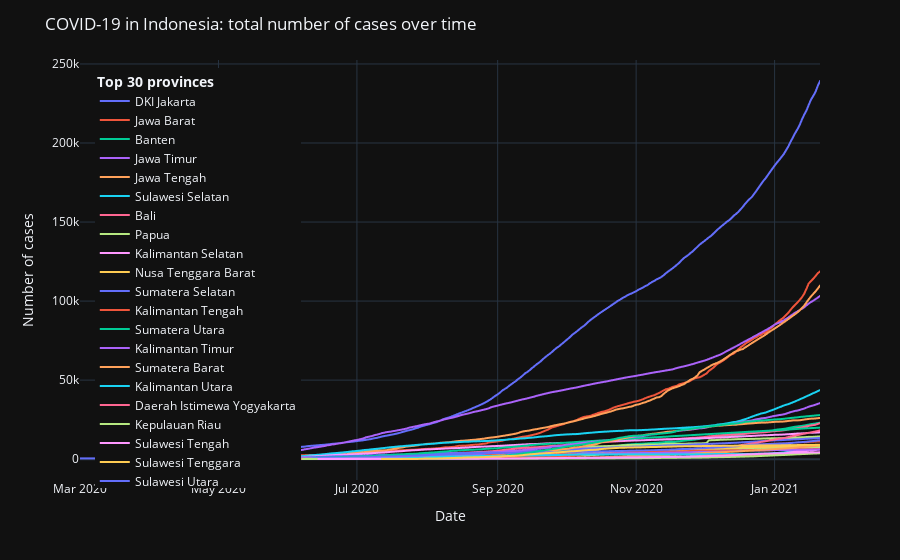

The notebook cell saved with this chart:
### Code cell
pd.options.mode.chained_assignment = None
limit = 30
group = data.groupby(ColumnsData.province)
t = group.tail(1).sort_values(ColumnsData.cases, ascending=False).set_index(ColumnsData.province).drop(
    columns=[ColumnsData.date])

s = data[(data[ColumnsData.province].isin([i for i in t.index[:limit]]))]
s = s[(s[ColumnsData.cases] >= 100)]

# vis_lp = visualization line plot
vis_lp2 = px.line(s, x=ColumnsData.date, y=ColumnsData.cases, color=ColumnsData.province, template="plotly_dark")
vis_lp2.update_layout(title='COVID-19 in Indonesia: total number of cases over time',
                      xaxis_title=ColumnsData.date, yaxis_title='Number of cases',
                      legend_title='<b>Top %s provinces</b>' % limit,
                      legend=dict(x=0.02, y=0.98))
vis_lp2.show()

### Figure 1 — Plotly figure (JSON) as saved in the notebook; plotly's stock layout.template omitted (floating-point values rounded to 4 significant figures; data arrays with more than 128 entries replaced by an {"elided": "..."} marker saying what was removed)
{"data": [{"hovertemplate": "Province=DKI Jakarta<br>Date=%{x}<br>Total Cases=%{y}<extra></extra>", "legendgroup": "DKI Jakarta", "line": {"color": "#636efa", "dash": "solid"}, "mode": "lines", "name": "DKI Jakarta", "showlegend": true, "type": "scattergl", "x": {"elided": "327 str values"}, "xaxis": "x", "y": {"elided": "327 int values"}, "yaxis": "y"}, {"hovertemplate": "Province=Jawa Barat<br>Date=%{x}<br>Total Cases=%{y}<extra></extra>", "legendgroup": "Jawa Barat", "line": {"color": "#EF553B", "dash": "solid"}, "mode": "lines", "name": "Jawa Barat", "showlegend": true, "type": "scattergl", "x": {"elided": "301 str values"}, "xaxis": "x", "y": {"elided": "301 int values"}, "yaxis": "y"}, {"hovertemplate": "Province=Banten<br>Date=%{x}<br>Total Cases=%{y}<extra></extra>", "legendgroup": "Banten", "line": {"color": "#00cc96", "dash": "solid"}, "mode": "lines", "name": "Banten", "showlegend": true, "type": "scattergl", "x": {"elided": "299 str values"}, "xaxis": "x", "y": {"elided": "299 int values"}, "yaxis": "y"}, {"hovertemplate": "Province=Jawa Timur<br>Date=%{x}<br>Total Cases=%{y}<extra></extra>", "legendgroup": "Jawa Timur", "line": {"color": "#ab63fa", "dash": "solid"}, "mode": "lines", "name": "Jawa Timur", "showlegend": true, "type": "scattergl", "x": {"elided": "296 str values"}, "xaxis": "x", "y": {"elided": "296 int values"}, "yaxis": "y"}, {"hovertemplate": "Province=Jawa Tengah<br>Date=%{x}<br>Total Cases=%{y}<extra></extra>", "legendgroup": "Jawa Tengah", "line": {"color": "#FFA15A", "dash": "solid"}, "mode": "lines", "name": "Jawa Tengah", "showlegend": true, "type": "scattergl", "x": {"elided": "294 str values"}, "xaxis": "x", "y": {"elided": "294 int values"}, "yaxis": "y"}, {"hovertemplate": "Province=Sulawesi Selatan<br>Date=%{x}<br>Total Cases=%{y}<extra></extra>", "legendgroup": "Sulawesi Selatan", "line": {"color": "#19d3f3", "dash": "solid"}, "mode": "lines", "name": "Sulawesi Selatan", "showlegend": true, "type": "scattergl", "x": {"elided": "291 str values"}, "xaxis": "x", "y": {"elided": "291 int values"}, "yaxis": "y"}, {"hovertemplate": "Province=Bali<br>Date=%{x}<br>Total Cases=%{y}<extra></extra>", "legendgroup": "Bali", "line": {"color": "#FF6692", "dash": "solid"}, "mode": "lines", "name": "Bali", "showlegend": true, "type": "scattergl", "x": {"elided": "281 str values"}, "xaxis": "x", "y": {"elided": "281 int values"}, "yaxis": "y"}, {"hovertemplate": "Province=Papua<br>Date=%{x}<br>Total Cases=%{y}<extra></extra>", "legendgroup": "Papua", "line": {"color": "#B6E880", "dash": "solid"}, "mode": "lines", "name": "Papua", "showlegend": true, "type": "scattergl", "x": {"elided": "278 str values"}, "xaxis": "x", "y": {"elided": "278 int values"}, "yaxis": "y"}, {"hovertemplate": "Province=Kalimantan Selatan<br>Date=%{x}<br>Total Cases=%{y}<extra></extra>", "legendgroup": "Kalimantan Selatan", "line": {"color": "#FF97FF", "dash": "solid"}, "mode": "lines", "name": "Kalimantan Selatan", "showlegend": true, "type": "scattergl", "x": {"elided": "275 str values"}, "xaxis": "x", "y": {"elided": "275 int values"}, "yaxis": "y"}, {"hovertemplate": "Province=Nusa Tenggara Barat<br>Date=%{x}<br>Total Cases=%{y}<extra></extra>", "legendgroup": "Nusa Tenggara Barat", "line": {"color": "#FECB52", "dash": "solid"}, "mode": "lines", "name": "Nusa Tenggara Barat", "showlegend": true, "type": "scattergl", "x": {"elided": "275 str values"}, "xaxis": "x", "y": {"elided": "275 int values"}, "yaxis": "y"}, {"hovertemplate": "Province=Sumatera Selatan<br>Date=%{x}<br>Total Cases=%{y}<extra></extra>", "legendgroup": "Sumatera Selatan", "line": {"color": "#636efa", "dash": "solid"}, "mode": "lines", "name": "Sumatera Selatan", "showlegend": true, "type": "scattergl", "x": {"elided": "273 str values"}, "xaxis": "x", "y": {"elided": "273 int values"}, "yaxis": "y"}, {"hovertemplate": "Province=Kalimantan Tengah<br>Date=%{x}<br>Total Cases=%{y}<extra></extra>", "legendgroup": "Kalimantan Tengah", "line": {"color": "#EF553B", "dash": "solid"}, "mode": "lines", "name": "Kalimantan Tengah", "showlegend": true, "type": "scattergl", "x": {"elided": "272 str values"}, "xaxis": "x", "y": {"elided": "272 int values"}, "yaxis": "y"}, {"hovertemplate": "Province=Sumatera Utara<br>Date=%{x}<br>Total Cases=%{y}<extra></extra>", "legendgroup": "Sumatera Utara", "line": {"color": "#00cc96", "dash": "solid"}, "mode": "lines", "name": "Sumatera Utara", "showlegend": true, "type": "scattergl", "x": {"elided": "272 str values"}, "xaxis": "x", "y": {"elided": "272 int values"}, "yaxis": "y"}, {"hovertemplate": "Province=Kalimantan Timur<br>Date=%{x}<br>Total Cases=%{y}<extra></extra>", "legendgroup": "Kalimantan Timur", "line": {"color": "#ab63fa", "dash": "solid"}, "mode": "lines", "name": "Kalimantan Timur", "showlegend": true, "type": "scattergl", "x": {"elided": "271 str values"}, "xaxis": "x", "y": {"elided": "271 int values"}, "yaxis": "y"}, {"hovertemplate": "Province=Sumatera Barat<br>Date=%{x}<br>Total Cases=%{y}<extra></extra>", "legendgroup": "Sumatera Barat", "line": {"color": "#FFA15A", "dash": "solid"}, "mode": "lines", "name": "Sumatera Barat", "showlegend": true, "type": "scattergl", "x": {"elided": "271 str values"}, "xaxis": "x", "y": {"elided": "271 int values"}, "yaxis": "y"}, {"hovertemplate": "Province=Kalimantan Utara<br>Date=%{x}<br>Total Cases=%{y}<extra></extra>", "legendgroup": "Kalimantan Utara", "line": {"color": "#19d3f3", "dash": "solid"}, "mode": "lines", "name": "Kalimantan Utara", "showlegend": true, "type": "scattergl", "x": {"elided": "267 str values"}, "xaxis": "x", "y": {"elided": "267 int values"}, "yaxis": "y"}, {"hovertemplate": "Province=Daerah Istimewa Yogyakarta<br>Date=%{x}<br>Total Cases=%{y}<extra></extra>", "legendgroup": "Daerah Istimewa Yogyakarta", "line": {"color": "#FF6692", "dash": "solid"}, "mode": "lines", "name": "Daerah Istimewa Yogyakarta", "showlegend": true, "type": "scattergl", "x": {"elided": "266 str values"}, "xaxis": "x", "y": {"elided": "266 int values"}, "yaxis": "y"}, {"hovertemplate": "Province=Kepulauan Riau<br>Date=%{x}<br>Total Cases=%{y}<extra></extra>", "legendgroup": "Kepulauan Riau", "line": {"color": "#B6E880", "dash": "solid"}, "mode": "lines", "name": "Kepulauan Riau", "showlegend": true, "type": "scattergl", "x": {"elided": "259 str values"}, "xaxis": "x", "y": {"elided": "259 int values"}, "yaxis": "y"}, {"hovertemplate": "Province=Sulawesi Tengah<br>Date=%{x}<br>Total Cases=%{y}<extra></extra>", "legendgroup": "Sulawesi Tengah", "line": {"color": "#FF97FF", "dash": "solid"}, "mode": "lines", "name": "Sulawesi Tengah", "showlegend": true, "type": "scattergl", "x": {"elided": "254 str values"}, "xaxis": "x", "y": {"elided": "254 int values"}, "yaxis": "y"}, {"hovertemplate": "Province=Sulawesi Tenggara<br>Date=%{x}<br>Total Cases=%{y}<extra></extra>", "legendgroup": "Sulawesi Tenggara", "line": {"color": "#FECB52", "dash": "solid"}, "mode": "lines", "name": "Sulawesi Tenggara", "showlegend": true, "type": "scattergl", "x": {"elided": "254 str values"}, "xaxis": "x", "y": {"elided": "254 int values"}, "yaxis": "y"}, {"hovertemplate": "Province=Sulawesi Utara<br>Date=%{x}<br>Total Cases=%{y}<extra></extra>", "legendgroup": "Sulawesi Utara", "line": {"color": "#636efa", "dash": "solid"}, "mode": "lines", "name": "Sulawesi Utara", "showlegend": true, "type": "scattergl", "x": {"elided": "252 str values"}, "xaxis": "x", "y": {"elided": "252 int values"}, "yaxis": "y"}, {"hovertemplate": "Province=Papua Barat<br>Date=%{x}<br>Total Cases=%{y}<extra></extra>", "legendgroup": "Papua Barat", "line": {"color": "#EF553B", "dash": "solid"}, "mode": "lines", "name": "Papua Barat", "showlegend": true, "type": "scattergl", "x": {"elided": "251 str values"}, "xaxis": "x", "y": {"elided": "251 int values"}, "yaxis": "y"}, {"hovertemplate": "Province=Riau<br>Date=%{x}<br>Total Cases=%{y}<extra></extra>", "legendgroup": "Riau", "line": {"color": "#00cc96", "dash": "solid"}, "mode": "lines", "name": "Riau", "showlegend": true, "type": "scattergl", "x": {"elided": "250 str values"}, "xaxis": "x", "y": {"elided": "250 int values"}, "yaxis": "y"}, {"hovertemplate": "Province=Maluku<br>Date=%{x}<br>Total Cases=%{y}<extra></extra>", "legendgroup": "Maluku", "line": {"color": "#ab63fa", "dash": "solid"}, "mode": "lines", "name": "Maluku", "showlegend": true, "type": "scattergl", "x": {"elided": "249 str values"}, "xaxis": "x", "y": {"elided": "249 int values"}, "yaxis": "y"}, {"hovertemplate": "Province=Lampung<br>Date=%{x}<br>Total Cases=%{y}<extra></extra>", "legendgroup": "Lampung", "line": {"color": "#FFA15A", "dash": "solid"}, "mode": "lines", "name": "Lampung", "showlegend": true, "type": "scattergl", "x": {"elided": "246 str values"}, "xaxis": "x", "y": {"elided": "246 int values"}, "yaxis": "y"}, {"hovertemplate": "Province=Gorontalo<br>Date=%{x}<br>Total Cases=%{y}<extra></extra>", "legendgroup": "Gorontalo", "line": {"color": "#19d3f3", "dash": "solid"}, "mode": "lines", "name": "Gorontalo", "showlegend": true, "type": "scattergl", "x": {"elided": "234 str values"}, "xaxis": "x", "y": {"elided": "234 int values"}, "yaxis": "y"}, {"hovertemplate": "Province=Jambi<br>Date=%{x}<br>Total Cases=%{y}<extra></extra>", "legendgroup": "Jambi", "line": {"color": "#FF6692", "dash": "solid"}, "mode": "lines", "name": "Jambi", "showlegend": true, "type": "scattergl", "x": {"elided": "231 str values"}, "xaxis": "x", "y": {"elided": "231 int values"}, "yaxis": "y"}, {"hovertemplate": "Province=Kepulauan Bangka Belitung<br>Date=%{x}<br>Total Cases=%{y}<extra></extra>", "legendgroup": "Kepulauan Bangka Belitung", "line": {"color": "#B6E880", "dash": "solid"}, "mode": "lines", "name": "Kepulauan Bangka Belitung", "showlegend": true, "type": "scattergl", "x": {"elided": "229 str values"}, "xaxis": "x", "y": {"elided": "229 int values"}, "yaxis": "y"}, {"hovertemplate": "Province=Bengkulu<br>Date=%{x}<br>Total Cases=%{y}<extra></extra>", "legendgroup": "Bengkulu", "line": {"color": "#FF97FF", "dash": "solid"}, "mode": "lines", "name": "Bengkulu", "showlegend": true, "type": "scattergl", "x": {"elided": "222 str values"}, "xaxis": "x", "y": {"elided": "222 int values"}, "yaxis": "y"}, {"hovertemplate": "Province=Aceh<br>Date=%{x}<br>Total Cases=%{y}<extra></extra>", "legendgroup": "Aceh", "line": {"color": "#FECB52", "dash": "solid"}, "mode": "lines", "name": "Aceh", "showlegend": true, "type": "scattergl", "x": {"elided": "194 str values"}, "xaxis": "x", "y": {"elided": "194 int values"}, "yaxis": "y"}], "layout": {"autosize": true, "legend": {"title": {"text": "<b>Top 30 provinces</b>"}, "tracegroupgap": 0, "x": 0.02, "y": 0.98}, "margin": {"t": 60}, "title": {"text": "COVID-19 in Indonesia: total number of cases over time"}, "xaxis": {"anchor": "y", "autorange": true, "domain": [0, 1], "range": ["2020-03-01", "2021-01-21"], "title": {"text": "Date"}, "type": "date"}, "yaxis": {"anchor": "x", "autorange": true, "domain": [0, 1], "range": [-13180.0, 252500.0], "title": {"text": "Number of cases"}, "type": "linear"}}}
